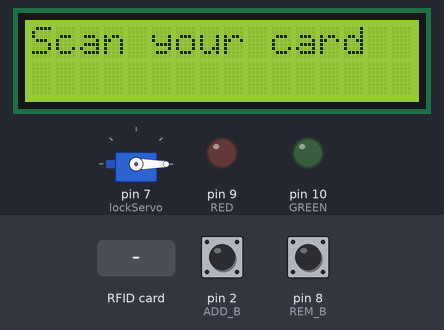
A sketch run on a simulated Arduino Uno, built with avr-gcc and run on an emulated ATmega328P. On the bench: servo, 16×2 character LCD, output pins drawn as LEDs (lit = HIGH). The test bench sets the inputs (shaded band); at power-on: pin 2 (ADD_B) HIGH, pin 8 (REM_B) HIGH. What the sketch prints to the serial monitor is not drawn.

Above: at 3.2 s.
3.3 s: pin 2 (ADD_B) pulled LOW for 0.15 s
At 3.78 s:
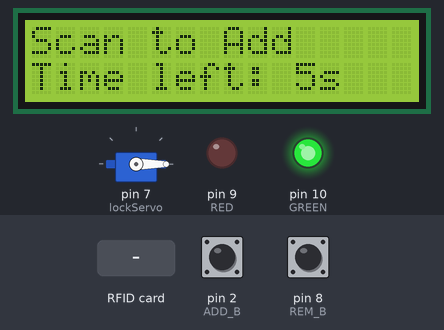
4.0 s: RFID card 5E 7A 19 C4 held to the reader
At 4.7 s:
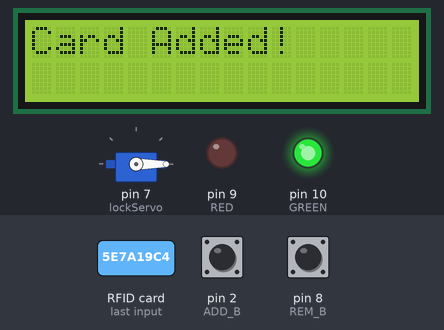
7.0 s: pin 8 (REM_B) pulled LOW for 0.15 s
At 7.46 s:
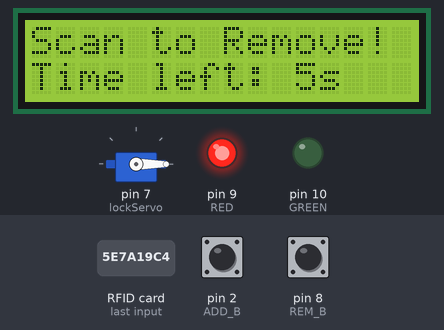
7.7 s: RFID card 5E 7A 19 C4 held to the reader
At 8.5 s:
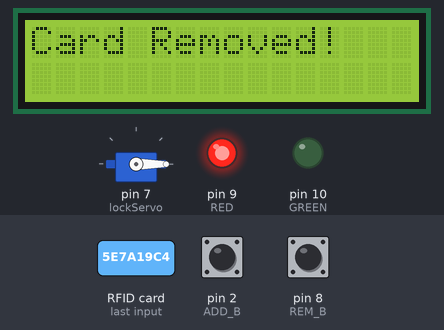
10.7 s: pin 2 (ADD_B) pulled LOW for 1 s
At 10.85 s:
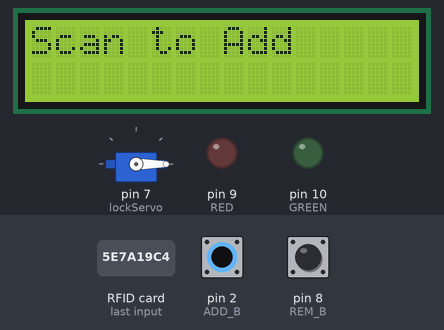
15.3 s: pin 8 (REM_B) pulled LOW for 3.2 s
At 16.89 s:
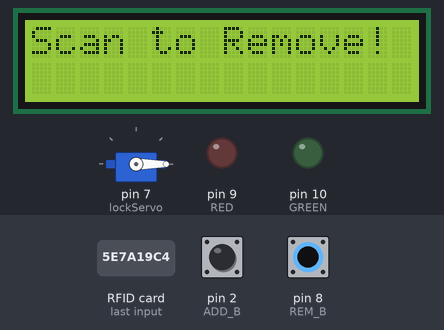
Timing chart, 0 to 20.1 s (numbered marks = the images above; inputs shaded):
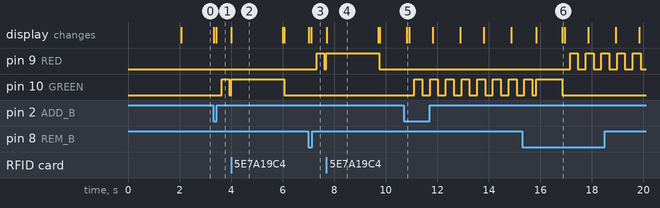

The sketch:

RIFD.ino
```cpp
#include <Adafruit_PN532.h>
#include <LiquidCrystal.h>
#include <Servo.h>
#include <Wire.h>

#define PN532_IRQ   (-1)
#define PN532_RESET (-1)
#define ADD_B (2)
#define REM_B (8)
#define RED (9)
#define GREEN (10)

Adafruit_PN532 nfc(PN532_IRQ, PN532_RESET);
LiquidCrystal lcd(12, 11, 6, 5, 4, 3);
Servo lockServo;

uint8_t authorizedUID[10][8];
int numAuthorizedCards = 0;

void printUID(uint8_t *uid, uint8_t uidLength) {
  Serial.print("Card UID: ");
  for (int i = 0; i < uidLength; i++) {
    if (uid[i] < 0x10) Serial.print("0");
    Serial.print(uid[i], HEX);
    Serial.print(" ");
  }
  Serial.println();
}

void printWrapped(String text) {
  lcd.clear();

  if (text.length() <= 16) {
    lcd.setCursor(0, 0);
    lcd.print(text);
  }
  else {
    lcd.setCursor(0, 0);
    lcd.print(text.substring(0, 16));
    lcd.setCursor(0, 1);
    lcd.print(text.substring(16, 32));
  }
}

int find_index(uint8_t *uid, uint8_t uidLength)
{
  int i;
  int j;

  if (uidLength < 4)
    return (-1);

  j = 0;
  while (j < numAuthorizedCards)
  {
    i = 0;
    while (i < uidLength)
    {
      if (uid[i] == authorizedUID[j][i])
      {
        if (i == (uidLength - 1))
          return (j);
        i++;
      }
      else
        break;
    }
    j++;
  }
  return (-1);
}

bool isAuthorized(uint8_t *uid, uint8_t uidLength)
{
  if (find_index(uid, uidLength) >= 0)
    return (true);
  return (false);
}

void add_card(uint8_t *uid, uint8_t uidLength)
{
  if (numAuthorizedCards >= 10)
  {
    printWrapped("Memory Full!");
    delay(2000);
    return;
  }

  if (find_index(uid, uidLength) >= 0)
  {
    printWrapped("The card AlreadyExists!");
    delay(2000);
    return;
  }

  for (int i = 0; i < uidLength; i++)
  {
    authorizedUID[numAuthorizedCards][i] = uid[i];
  }
  numAuthorizedCards++;

  printWrapped("Card Added!");
  Serial.print("Card added. Total cards: ");
  Serial.println(numAuthorizedCards);
  delay(2000);
}

void remove_card(uint8_t *uid, uint8_t uidLength)
{
  int index = find_index(uid, uidLength);

  if (index < 0)
  {
    printWrapped("Card Not Found!");
    Serial.println("Card not in system");
    delay(2000);
    return;
  }

  for (int j = index; j < numAuthorizedCards - 1; j++)
  {
    for (int i = 0; i < uidLength; i++)
    {
      authorizedUID[j][i] = authorizedUID[j + 1][i];
    }
  }
  numAuthorizedCards--;

  printWrapped("Card Removed!");
  Serial.print("Card removed. Total cards: ");
  Serial.println(numAuthorizedCards);
  delay(2000);
}

void unlock() {
  lockServo.write(90);
  delay(2000);
  lockServo.write(0);
}

void setup()
{
  Serial.begin(115200);
  pinMode(RED, OUTPUT);
  pinMode(ADD_B, INPUT_PULLUP);
  pinMode(REM_B, INPUT_PULLUP);
  pinMode(GREEN, OUTPUT);
  lockServo.attach(7);
  lockServo.write(0);
  lcd.begin(16, 2);

  Serial.println("PN532 NFC Lock Starting...");
  nfc.begin();

  uint32_t versiondata = nfc.getFirmwareVersion();
  if (!versiondata) {
    printWrapped("PN532 Error! Check wiring!");
    Serial.println("PN532 not found. Check wiring!");
    while (1);
  }

  Serial.print("Found PN532, firmware version: ");
  Serial.print((versiondata >> 16) & 0xFF, HEX);
  Serial.print(".");
  Serial.println((versiondata >> 8) & 0xFF, HEX);
  nfc.SAMConfig();
  Serial.println("PN532 ready. Tap your NFC tag.");
  delay(2000);
}

void loop() {
  uint8_t uid[8];
  uint8_t uidLength;
  unsigned long startTime;
  unsigned long lastBlink = 0;
  bool ledState = false;

  lockServo.write(0);
  digitalWrite(RED, LOW);
  digitalWrite(GREEN, LOW);

  if (digitalRead(REM_B) == LOW)
  {
    startTime = millis();
    lastBlink = millis();
    bool cardFound = false;

    printWrapped("Scan to Remove!");
    Serial.println("=== REMOVE MODE - 5 second window ===");

    while (millis() - startTime < 5000 && !cardFound)
    {
      if (millis() - lastBlink >= 250)
      {
        ledState = !ledState;
        digitalWrite(RED, ledState ? HIGH : LOW);
        lastBlink = millis();
      }

      if (nfc.readPassiveTargetID(PN532_MIFARE_ISO14443A, uid, &uidLength, 100))
      {
        cardFound = true;
        digitalWrite(RED, HIGH);
        printUID(uid, uidLength);
        remove_card(uid, uidLength);
      }

      int timeLeft = 5 - ((millis() - startTime) / 1000);
      lcd.setCursor(0, 1);
      lcd.print("Time left: ");
      lcd.print(timeLeft);
      lcd.print("s");
      delay(50);
    }

    if (!cardFound)
    {
      printWrapped("Timeout!");
      digitalWrite(RED, HIGH);
      Serial.println("Remove mode timed out");
      delay(1000);
    }
    return;
  }

  if (digitalRead(ADD_B) == LOW)
  {
    startTime = millis();
    lastBlink = millis();
    bool cardFound = false;

    printWrapped("Scan to Add");
    Serial.println("=== ADD MODE - 5 second window ===");

    while (millis() - startTime < 5000 && !cardFound)
    {
      if (millis() - lastBlink >= 250)
      {
        ledState = !ledState;
        digitalWrite(GREEN, ledState ? HIGH : LOW);
        lastBlink = millis();
      }

      if (nfc.readPassiveTargetID(PN532_MIFARE_ISO14443A, uid, &uidLength, 100))
      {
        cardFound = true;
        digitalWrite(GREEN, HIGH);
        printUID(uid, uidLength);
        add_card(uid, uidLength);
      }

      int timeLeft = 5 - ((millis() - startTime) / 1000);
      lcd.setCursor(0, 1);
      lcd.print("Time left: ");
      lcd.print(timeLeft);
      lcd.print("s");
      delay(50);
    }
    if (!cardFound)
    {
      digitalWrite(GREEN, HIGH);
      printWrapped("Timeout!");
      Serial.println("Add mode timed out");
      delay(1000);
    }
    return;
  }

  printWrapped("Scan your card");

  if (nfc.readPassiveTargetID(PN532_MIFARE_ISO14443A, uid, &uidLength, 100))
  {
    printUID(uid, uidLength);

    if (isAuthorized(uid, uidLength))
    {
      printWrapped("Access granted!");
      Serial.println(">>> ACCESS GRANTED <<<");
      digitalWrite(GREEN, HIGH);
      unlock();
      delay(1000);
    }
    else
    {
      printWrapped("Access denied!");
      Serial.println(">>> ACCESS DENIED <<<");
      digitalWrite(RED, HIGH);
      delay(2000);
    }
  }
}
```

Measured:
- after the input at 3.3 s, pin 10 (GREEN): LOW → HIGH after 0.33 s, → LOW 0.30 s later; the display: first changes at once (image 1 shows a later state)
- after the input at 4.0 s, the display: changes at once (image 2)
- after the input at 7.0 s, pin 9 (RED): LOW → HIGH after 0.32 s, → LOW 0.30 s later; the display: first changes at once (image 3 shows a later state)
- after the input at 7.7 s, the display: changes at once (image 4)
- after the input at 10.7 s, pin 10 (GREEN): alternates HIGH for 0.30 s and LOW for 0.30 s, starting after 0.41 s; the display: changes after 0.11 s (image 5)
- after the input at 15.3 s, pin 9 (RED): alternates HIGH for 0.30 s and LOW for 0.30 s, starting after 1.9 s; the display: first differs from a run without the input after 1.5 s (image 6)
- what the display in image 2 shows lasts 2.0 s, from 4.0 s to 6.0 s
